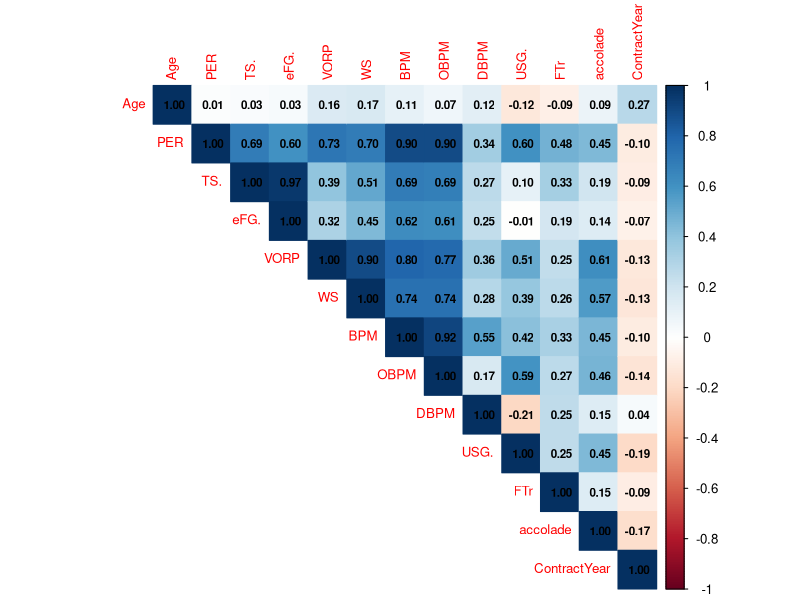
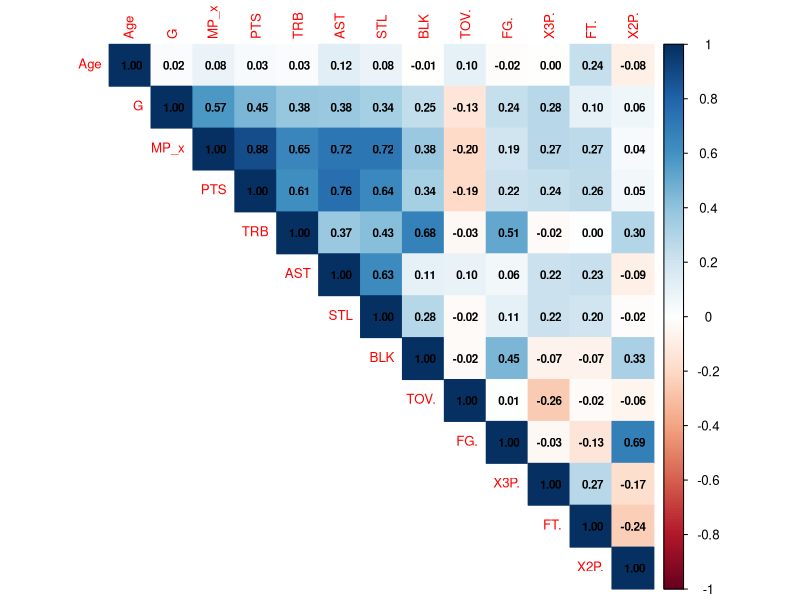

The R script that drew these images, in order:
library(corrplot)

#loading data, separating into box score vs advanced stats
data=read.csv("final_2024_player.csv")

data=data[, !(names(data) %in% c("Salary", "Guaranteed", "Next_Year_Guaranteed", "Awards"))]

data=na.omit(data)

data$accolade=as.numeric(data$All.Star+data$AwardWinner+data$FirstTeam+data$SecondTeam+data$ThridTeam+data$DefTeam1+data$DefTeam2+data$NumOfAwards>0)

names(data)[61]="ContractYear"

box_score_vars=c("Age", "Pos", "G", "MP_x", "PTS", "ORB", "DRB", "TRB", "AST", "STL", "BLK", "TOV.", "FG.", "X3P.", "FT.", "X2P.")


box_score_vars=c("Age", "Pos", "G", "MP_x", "PTS", "TRB", "AST", "STL", "BLK", "TOV.", "FG.", "X3P.", "FT.", "X2P.")

num_box_score_vars=c("Age", "G", "MP_x", "PTS", "TRB", "AST", "STL", "BLK", "TOV.", "FG.", "X3P.", "FT.", "X2P.")

advanced_vars=c("Age", "PER", "TS.", "eFG.", "VORP", "WS", "BPM", "OBPM", "DBPM", "USG.", "FTr", "accolade", "ContractYear")

#heatmaps for checking multicolinearity

cor_adv=cor(data[advanced_vars], use = "complete.obs")

corrplot(cor_adv, method = "color", type = "upper", tl.cex = 0.8, addCoef.col = "black", number.cex = 0.7)

cor_box=cor(data[num_box_score_vars], use="complete.obs")

corrplot(cor_box, method = "color", type = "upper", tl.cex = 0.8, addCoef.col = "black", number.cex = 0.7)
